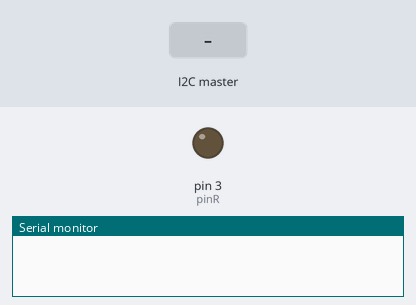
Simulated run of this sketch. Board: Arduino Uno, built with avr-gcc and run on an emulated ATmega328P. Shown: output pins drawn as LEDs (lit = HIGH), the last lines printed to the serial monitor. Inputs (shaded band) come from the test bench.

Above: at 1.2 s.
1.3 s: the I2C master sends the byte 90
At 2.3 s:
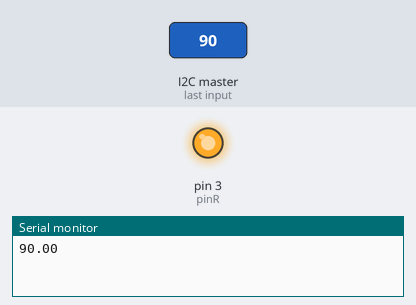
2.8 s: the I2C master sends the byte 1
At 3.4 s:
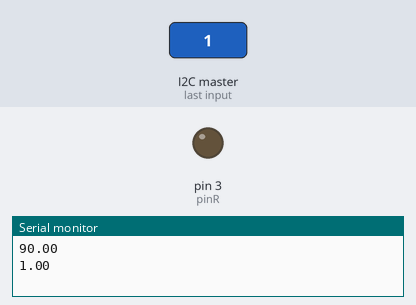
4.3 s: the I2C master sends the byte 200
At 5.8 s:
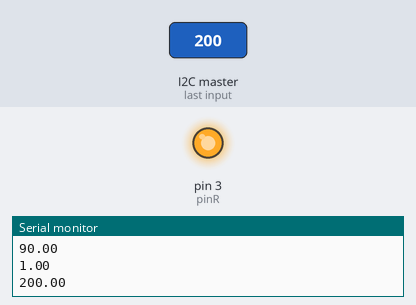
Timing chart, 0 to 7.3 s (numbered marks = the images above; inputs shaded):
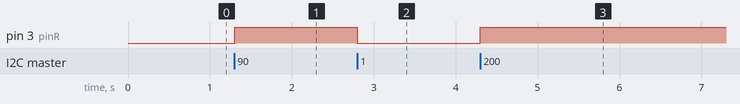

The sketch:

I2C_slave2.ino
```cpp
#include <Wire.h> // I2C Slave LED

#define sv2 9

const int pinR = 3;
float set = 26.0;
float d = 0;

void setup() {
  // put your setup code here, to run once:
  Wire.begin(sv2);
  Wire.onReceive(receiveEvent);
  Serial.begin(9600);
  pinMode(pinR, OUTPUT);
}

void loop() {
  // put your main code here, to run repeatedly:
  if(d > set){
    digitalWrite(pinR, HIGH);
    }
  else {
    digitalWrite(pinR, LOW);
    }

}

void receiveEvent(int howMany) {
  while(Wire.available()>0){
   d = Wire.read();
   Serial.println(d);
  }
}
```

Measured:
- after the input at 1.3 s, pin 3 (pinR): LOW → HIGH at once
- after the input at 2.8 s, pin 3 (pinR): HIGH → LOW at once
- after the input at 4.3 s, pin 3 (pinR): LOW → HIGH at once
